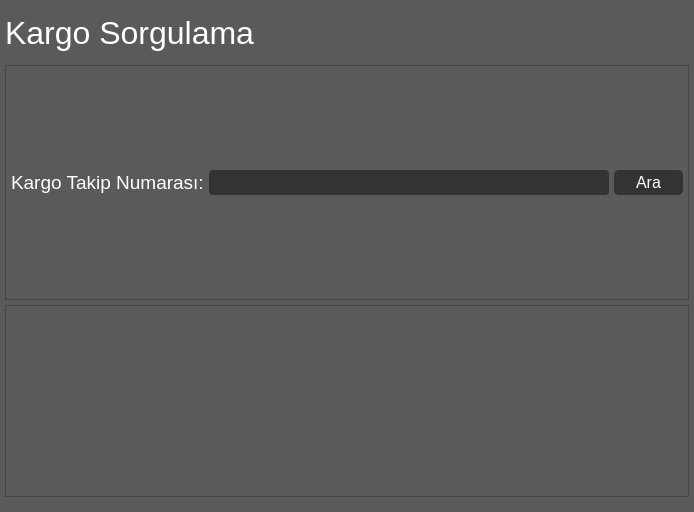
               <widget class="QWidget" name="page_cloud">
                <property name="styleSheet">
                 <string notr="true">background:rgb(91,90,90);</string>
                </property>
                <layout class="QVBoxLayout" name="verticalLayout_8">
                 <property name="spacing">
                  <number>5</number>
                 </property>
                 <property name="leftMargin">
                  <number>5</number>
                 </property>
                 <property name="topMargin">
                  <number>5</number>
                 </property>
                 <property name="rightMargin">
                  <number>5</number>
                 </property>
                 <property name="bottomMargin">
                  <number>5</number>
                 </property>
                 <item>
                  <widget class="QLabel" name="lab_cloud_main">
                   <property name="minimumSize">
                    <size>
                     <width>0</width>
                     <height>55</height>
                    </size>
                   </property>
                   <property name="maximumSize">
                    <size>
                     <width>16777215</width>
                     <height>55</height>
                    </size>
                   </property>
                   <property name="font">
                    <font>
                     <family>Segoe UI</family>
                     <pointsize>24</pointsize>
                    </font>
                   </property>
                   <property name="styleSheet">
                    <string notr="true">QLabel {
	color:rgb(255,255,255);
}</string>
                   </property>
                   <property name="text">
                    <string>Kargo Sorgulama</string>
                   </property>
                  </widget>
                 </item>
                 <item>
                  <widget class="QFrame" name="frame_2">
                   <property name="enabled">
                    <bool>true</bool>
                   </property>
                   <property name="minimumSize">
                    <size>
                     <width>0</width>
                     <height>235</height>
                    </size>
                   </property>
                   <property name="maximumSize">
                    <size>
                     <width>16777215</width>
                     <height>235</height>
                    </size>
                   </property>
                   <property name="font">
                    <font>
                     <family>Segoe UI</family>
                     <pointsize>12</pointsize>
                    </font>
                   </property>
                   <property name="frameShape">
                    <enum>QFrame::Shape::StyledPanel</enum>
                   </property>
                   <property name="frameShadow">
                    <enum>QFrame::Shadow::Raised</enum>
                   </property>
                   <layout class="QGridLayout" name="gridLayout_2">
                    <property name="leftMargin">
                     <number>5</number>
                    </property>
                    <property name="topMargin">
                     <number>5</number>
                    </property>
                    <property name="rightMargin">
                     <number>5</number>
                    </property>
                    <property name="bottomMargin">
                     <number>5</number>
                    </property>
                    <property name="horizontalSpacing">
                     <number>5</number>
                    </property>
                    <property name="verticalSpacing">
                     <number>0</number>
                    </property>
                    <item row="0" column="0">
                     <widget class="QLabel" name="label_2">
                      <property name="minimumSize">
                       <size>
                        <width>100</width>
                        <height>0</height>
                       </size>
                      </property>
                      <property name="font">
                       <font>
                        <family>Segoe UI</family>
                        <pointsize>14</pointsize>
                       </font>
                      </property>
                      <property name="styleSheet">
                       <string notr="true">color:rgb(255,255,255);</string>
                      </property>
                      <property name="text">
                       <string>Kargo Takip Numarası:</string>
                      </property>
                     </widget>
                    </item>
                    <item row="0" column="4">
                     <widget class="QPushButton" name="bn_cloud_clear">
                      <property name="enabled">
                       <bool>true</bool>
                      </property>
                      <property name="minimumSize">
                       <size>
                        <width>69</width>
                        <height>25</height>
                       </size>
                      </property>
                      <property name="maximumSize">
                       <size>
                        <width>69</width>
                        <height>25</height>
                       </size>
                      </property>
                      <property name="font">
                       <font>
                        <family>Segoe UI</family>
                        <pointsize>12</pointsize>
                       </font>
                      </property>
                      <property name="styleSheet">
                       <string notr="true">QPushButton {
	border: 2px solid rgb(51,51,51);
	border-radius: 5px;	
	color:rgb(255,255,255);
	background-color: rgb(51,51,51);
}
QPushButton:hover {
	border: 2px solid rgb(0,143,150);
	background-color: rgb(0,143,150);
}
QPushButton:pressed {	
	border: 2px solid rgb(0,143,150);
	background-color: rgb(51,51,51);
}

QPushButton:disabled {	
	border-radius: 5px;	
	border: 2px solid rgb(112,112,112);
	background-color: rgb(112,112,112);
}</string>
                      </property>
                      <property name="text">
                       <string>Ara</string>
                      </property>
                     </widget>
                    </item>
                    <item row="0" column="1" colspan="3">
                     <widget class="QLineEdit" name="line_cloud_id">
                      <property name="enabled">
                       <bool>true</bool>
                      </property>
                      <property name="minimumSize">
                       <size>
                        <width>400</width>
                        <height>25</height>
                       </size>
                      </property>
                      <property name="maximumSize">
                       <size>
                        <width>500</width>
                        <height>25</height>
                       </size>
                      </property>
                      <property name="font">
                       <font>
                        <family>Segoe UI</family>
                        <pointsize>12</pointsize>
                       </font>
                      </property>
                      <property name="styleSheet">
                       <string notr="true">QLineEdit {
	color:rgb(255,255,255);
	border:2px solid rgb(51,51,51);
	border-radius:4px;
	background:rgb(51,51,51);
}

QLineEdit:disabled {
	color:rgb(255,255,255);
	border:2px solid rgb(112,112,112);
	border-radius:4px;
	background:rgb(112,112,112);
}</string>
                      </property>
                     </widget>
                    </item>
                   </layout>
                  </widget>
                 </item>
                 <item>
                  <widget class="QListWidget" name="listWidget"/>
                 </item>
                 <item>
                  <spacer name="verticalSpacer_2">
                   <property name="orientation">
                    <enum>Qt::Orientation::Vertical</enum>
                   </property>
                   <property name="sizeHint" stdset="0">
                    <size>
                     <width>20</width>
                     <height>10</height>
                    </size>
                   </property>
                  </spacer>
                 </item>
                </layout>
               </widget>
